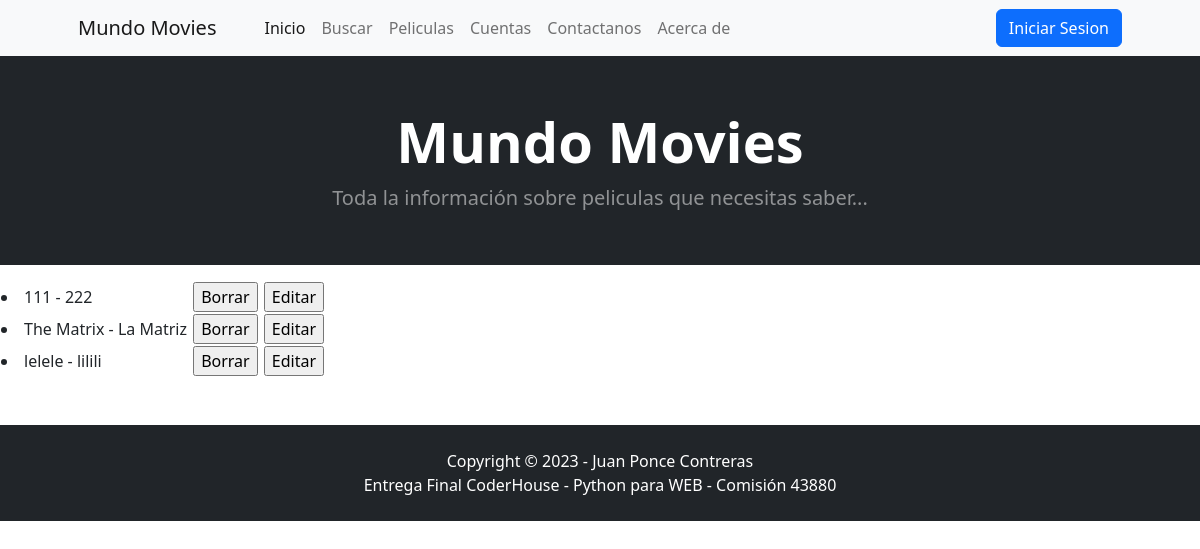
Page /AppF/lista-movies/ on the earlier database version.
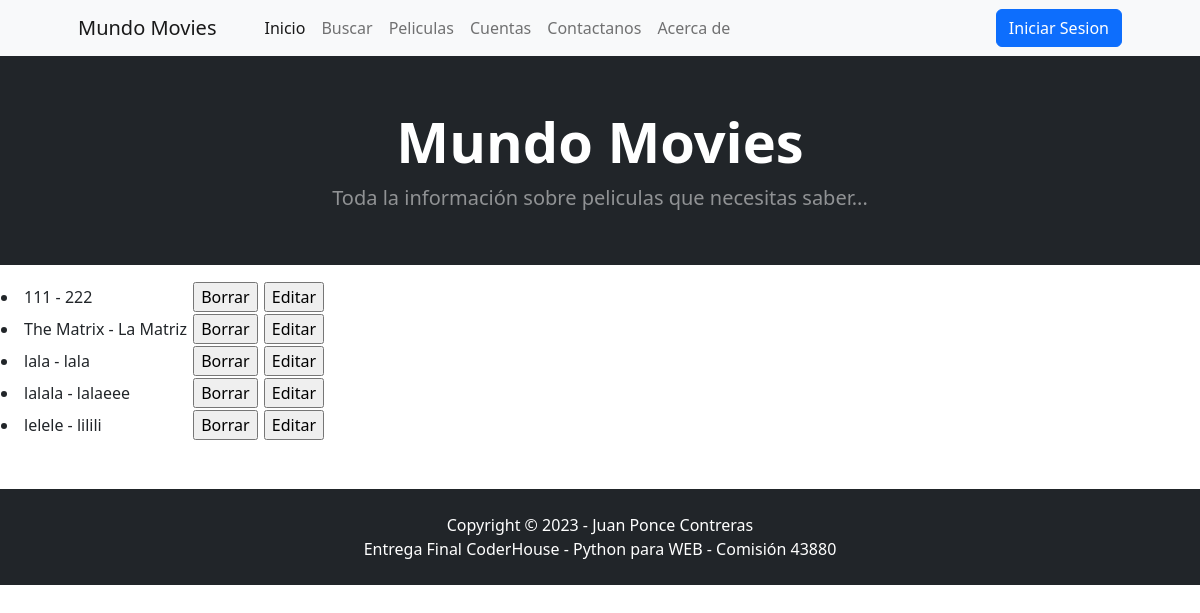
Same page on the later database version.
### AppF/models.py (models this page shows)
class Movie(models.Model):
    nombre    = models.CharField(max_length=100)
    nombre_tr = models.CharField(max_length=100)
    descrip   = models.TextField()
    fecha_est = models.DateField()
    def __str__(self):
        return f'{self.nombre} - {self.nombre_tr}'
    class Meta():
        ordering = ('nombre','nombre_tr')
        unique_together = ('nombre',)

### AppF/views.py (the view)
# urls.py: path('lista-movies/', listaMovies, name='listaMovies'),
def listaMovies(req):
    movies = Movie.objects.all()
    return render(req, "listaMovies.html", {"movies": movies})

### AppF/templates/listaMovies.html
{% extends 'base.html' %}
{% block cuerpo %}
{% if movies %}
<table border="0">
	<ul>
		{% for movie in movies %}
			<tr>
				<td><li>{{movie}}</li></td>
				<td>
					<form action="{% url 'borraMovie' movie.id %}" method="POST">{% csrf_token %}
						&nbsp;<input type="submit" value="Borrar">
					</form>
				</td>
				<td>
					<form action="{% url 'editaMovie' movie.id %}" method="GET">{% csrf_token %}
						&nbsp;<input type="submit" value="Editar">
					</form>
				</td>
			<tr>
		{% endfor %}
	</ul>
</table>
{% else %}
	<br>
	<h1>No hay peliculas aun</h1>
{% endif %}
<br><br>
{% endblock cuerpo %}

Differences in the rows shown:
added Movie: nombre+nombre_tr "lala - lala"
added Movie: nombre+nombre_tr "lalala - lalaeee"
